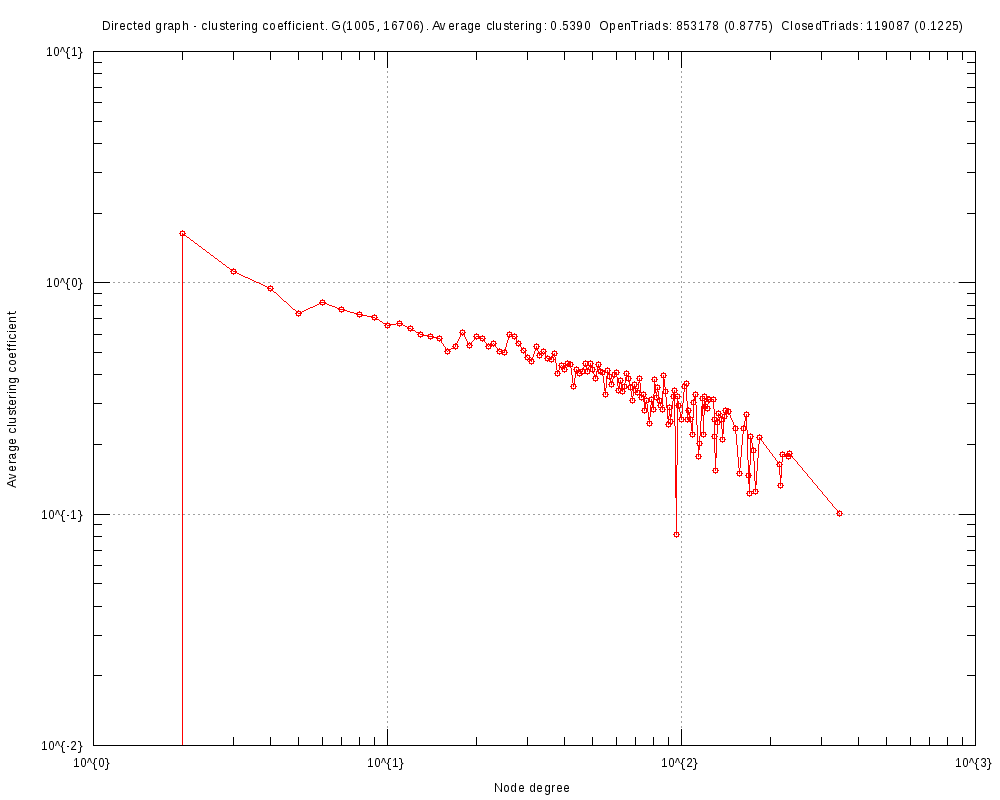

The script that saved this image:
#
# Directed graph - clustering coefficient. G(1005, 16706). Average clustering: 0.5390  OpenTriads: 853178 (0.8775)  ClosedTriads: 119087 (0.1225) (Sun Oct 29 16:33:57 2017)
#

set title "Directed graph - clustering coefficient. G(1005, 16706). Average clustering: 0.5390  OpenTriads: 853178 (0.8775)  ClosedTriads: 119087 (0.1225)"
set key bottom right
set logscale xy 10
set format x "10^{%L}"
set mxtics 10
set format y "10^{%L}"
set mytics 10
set grid
set xlabel "Node degree"
set ylabel "Average clustering coefficient"
set tics scale 2
set terminal png font arial 10 size 1000,800
set output 'ccf.EUC.png'
plot 	"ccf.EUC.tab" using 1:2 title "" with linespoints pt 6
